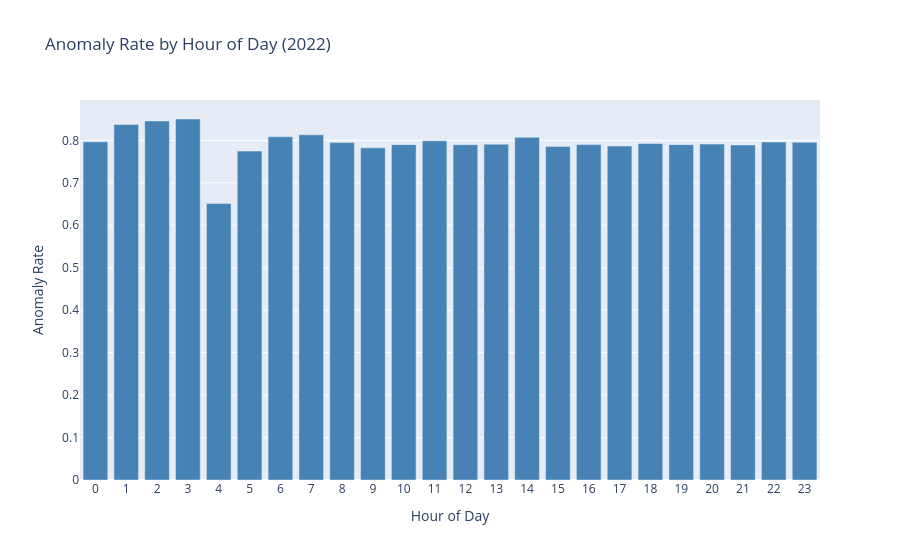

The cell this chart's notebook holds for it:
### Markdown cell above
## Distribution of Price anomalies by hour of day for any year

### Code cell
year = 2022
fig = fl.plot_anomaly_rate_by_hour(parquet_base, year, anomalies_path=anomalies_path)
fig.show()

### Figure 1 — Plotly figure (JSON) as saved in the notebook; plotly's stock layout.template omitted (floating-point values rounded to 4 significant figures)
{"data": [{"hovertemplate": "Hour: %{x}<br>Anomaly Rate: %{y:.3f}<extra></extra>", "marker": {"color": "steelblue"}, "type": "bar", "x": [0, 1, 2, 3, 4, 5, 6, 7, 8, 9, 10, 11, 12, 13, 14, 15, 16, 17, 18, 19, 20, 21, 22, 23], "y": [0.7965, 0.8373, 0.8458, 0.8504, 0.6515, 0.7747, 0.8085, 0.8131, 0.7948, 0.7824, 0.7899, 0.799, 0.7898, 0.791, 0.8072, 0.7859, 0.7901, 0.7866, 0.7925, 0.7899, 0.7913, 0.7892, 0.7961, 0.7954]}], "layout": {"title": {"text": "Anomaly Rate by Hour of Day (2022)"}, "xaxis": {"tickmode": "linear", "title": {"text": "Hour of Day"}}, "yaxis": {"title": {"text": "Anomaly Rate"}}}}
